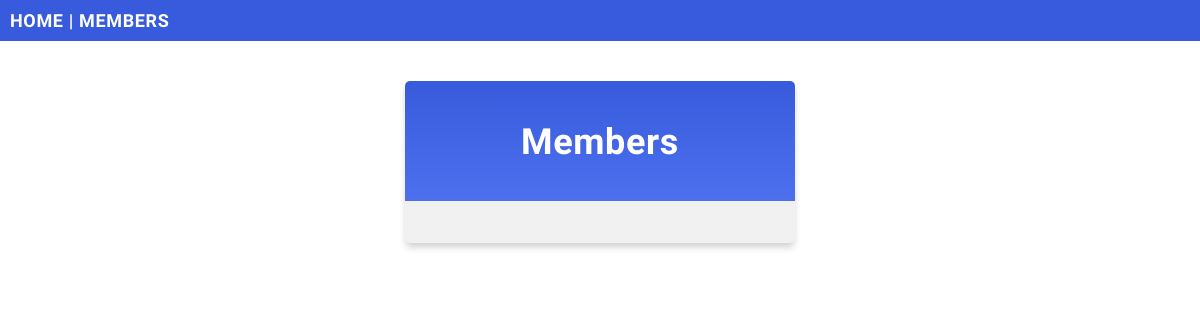
Before: /members/ with the older database file.
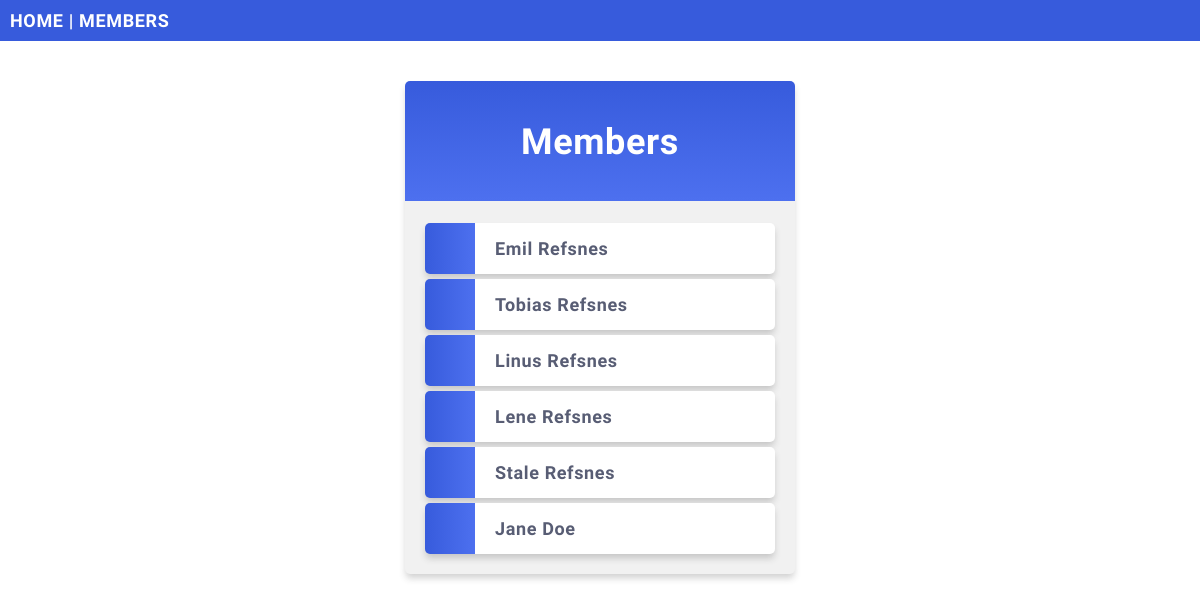
After: the same page with the newer database file.
### members/models.py (models this page shows)
class Member(models.Model):
    firstname = models.CharField(max_length=255)
    lastname = models.CharField(max_length=255)

### members/views.py (the view)
# urls.py: path('members/', views.members, name='members'),
def members(request):
    mymembers = Member.objects.all().values()
    template = loader.get_template('members.html')
    context = {
        'mymembers': mymembers
    }
    return HttpResponse(template.render(context, request))

### members/templates/members.html (shortened to what this page needs)
{% extends "master.html" %}
{% block content %}
  <div class="mycard">
    <h1>Members</h1>
    <ul>
      {% for x in mymembers %}
        <li onclick="window.location = 'details/{{ x.id }}'">{{ x.firstname }} {{ x.lastname }}</li>
      {% endfor %}
    </ul>
  </div>
{% endblock %}

### members/templates/master.html (shortened to what this page needs)
{% load static %}
<!DOCTYPE html>
<html lang="en">
  <head>
    <link rel="stylesheet" href="{% static 'global.css' %}" />
  </head>
  <body>
    <div class="topnav">
      <a href="/">HOME</a> |
      <a href="/members">MEMBERS</a>
    </div>
    {% block content %} {% endblock %}
  </body>
</html>

### globalstatic/global.css (style rules this page uses)
body { margin: 0; font: 600 18px "Source Sans Pro", sans-serif; letter-spacing: 0.64px; color: #585d74; }
.topnav { background-color: #375bdc; color: #ffffff; padding: 10px; }
.topnav a:link, .topnav a:visited { text-decoration: none; color: #ffffff; }
.mycard { background-color: #f1f1f1; background-image: linear-gradient(to bottom, #375bdc, #4d70ef); background-size: 100% 120px; background-repeat: no-repeat; margin: 40px auto; width: 350px; border-radius: 5px; box-shadow: 0 5px 7px -1px rgba(51, 51, 51, 0.23); padding: 20px; }
.mycard h1 { text-align: center; color: #ffffff; margin: 20px 0 60px 0; }
ul { list-style-type: none; padding: 0; margin: 0; }
li { background-color: #ffffff; background-image: linear-gradient(to right, #375bdc, #4d70ef); background-size: 50px 60px; background-repeat: no-repeat; cursor: pointer; transition: transform 0.25s; border-radius: 5px; box-shadow: 0 5px 7px -1px rgba(51, 51, 51, 0.23); padding: 15px; padding-left: 70px; margin-top: 5px; }
a:link, a:visited { color: #375bdc; }

Changed rows visible on the page:
added Member: firstname "Emil", lastname "Refsnes"
added Member: firstname "Tobias", lastname "Refsnes"
added Member: firstname "Linus", lastname "Refsnes"
added Member: firstname "Lene", lastname "Refsnes"
added Member: firstname "Stale", lastname "Refsnes"
added Member: firstname "Jane", lastname "Doe"
